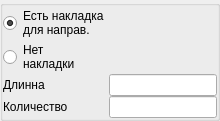
             <widget class="QGroupBox" name="groupBox_13">
              <property name="sizePolicy">
               <sizepolicy hsizetype="Preferred" vsizetype="Maximum">
                <horstretch>0</horstretch>
                <verstretch>0</verstretch>
               </sizepolicy>
              </property>
              <property name="title">
               <string/>
              </property>
              <layout class="QFormLayout" name="formLayout_9">
               <property name="horizontalSpacing">
                <number>0</number>
               </property>
               <property name="verticalSpacing">
                <number>0</number>
               </property>
               <property name="leftMargin">
                <number>0</number>
               </property>
               <property name="topMargin">
                <number>0</number>
               </property>
               <property name="rightMargin">
                <number>0</number>
               </property>
               <property name="bottomMargin">
                <number>0</number>
               </property>
               <item row="2" column="0">
                <widget class="QLabel" name="overlay_long">
                 <property name="text">
                  <string>Длинна</string>
                 </property>
                </widget>
               </item>
               <item row="2" column="1">
                <widget class="QLineEdit" name="inp_overlay_long"/>
               </item>
               <item row="5" column="1">
                <widget class="QLineEdit" name="inp_overlay_count"/>
               </item>
               <item row="5" column="0">
                <widget class="QLabel" name="overlay_count">
                 <property name="text">
                  <string>Количество</string>
                 </property>
                </widget>
               </item>
               <item row="1" column="0">
                <widget class="QRadioButton" name="r_no_overlay">
                 <property name="text">
                  <string>Нет
накладки</string>
                 </property>
                </widget>
               </item>
               <item row="0" column="0">
                <widget class="QRadioButton" name="r_have_overlay">
                 <property name="text">
                  <string>Есть накладка
для направ.</string>
                 </property>
                 <property name="checked">
                  <bool>true</bool>
                 </property>
                </widget>
               </item>
              </layout>
             </widget>
